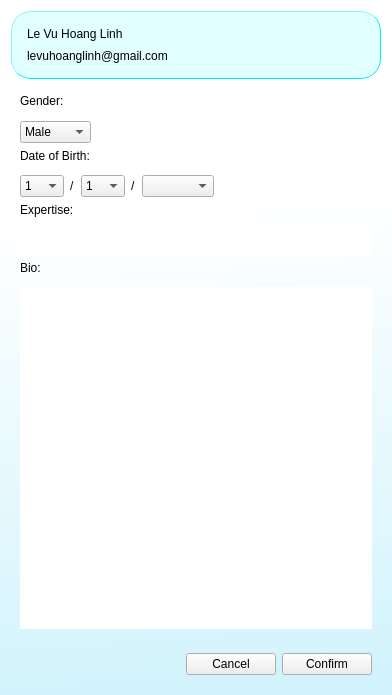
<?xml version="1.0" encoding="UTF-8"?>
<ui version="4.0">
 <class>edit_profile_window</class>
 <widget class="QDialog" name="edit_profile_window">
  <property name="geometry">
   <rect>
    <x>0</x>
    <y>0</y>
    <width>392</width>
    <height>695</height>
   </rect>
  </property>
  <property name="windowTitle">
   <string>Edit Profile</string>
  </property>
  <property name="styleSheet">
   <string notr="true">QDialog{
background-color: qlineargradient(spread:pad, x1:0.497537, y1:1, x2:0.468443, y2:0.301, stop:0 rgba(209, 243, 252, 255), stop:1 rgba(255, 255, 255, 255))
}</string>
  </property>
  <layout class="QVBoxLayout" name="verticalLayout">
   <item>
    <widget class="QFrame" name="header">
     <property name="maximumSize">
      <size>
       <width>16777215</width>
       <height>90</height>
      </size>
     </property>
     <property name="styleSheet">
      <string notr="true">QFrame{
border-style: outset;
border-radius: 20px;
border-color: rgb(0, 240, 255);
border-width: 0.5px;
padding: 1px;
background-color: rgba(102, 255, 255, 50)
}</string>
     </property>
     <property name="frameShape">
      <enum>QFrame::StyledPanel</enum>
     </property>
     <property name="frameShadow">
      <enum>QFrame::Raised</enum>
     </property>
     <layout class="QHBoxLayout" name="horizontalLayout">
      <item>
       <widget class="QFrame" name="basic_info">
        <property name="maximumSize">
         <size>
          <width>16777215</width>
          <height>90</height>
         </size>
        </property>
        <property name="styleSheet">
         <string notr="true">QFrame{
border: none;
background-color: rgba(0, 0, 0, 0)
}</string>
        </property>
        <property name="frameShape">
         <enum>QFrame::StyledPanel</enum>
        </property>
        <property name="frameShadow">
         <enum>QFrame::Raised</enum>
        </property>
        <layout class="QVBoxLayout" name="verticalLayout_2">
         <property name="spacing">
          <number>0</number>
         </property>
         <property name="leftMargin">
          <number>0</number>
         </property>
         <property name="topMargin">
          <number>0</number>
         </property>
         <property name="rightMargin">
          <number>0</number>
         </property>
         <property name="bottomMargin">
          <number>0</number>
         </property>
         <item alignment="Qt::AlignLeft">
          <widget class="QLabel" name="name_display">
           <property name="maximumSize">
            <size>
             <width>16777215</width>
             <height>30</height>
            </size>
           </property>
           <property name="styleSheet">
            <string notr="true">font: 20pt &quot;.AppleSystemUIFont&quot;;</string>
           </property>
           <property name="text">
            <string>Le Vu Hoang Linh</string>
           </property>
           <property name="alignment">
            <set>Qt::AlignLeading|Qt::AlignLeft|Qt::AlignTop</set>
           </property>
          </widget>
         </item>
         <item alignment="Qt::AlignLeft">
          <widget class="QLabel" name="email_display">
           <property name="maximumSize">
            <size>
             <width>16777215</width>
             <height>30</height>
            </size>
           </property>
           <property name="text">
            <string>levuhoanglinh@gmail.com</string>
           </property>
           <property name="alignment">
            <set>Qt::AlignLeading|Qt::AlignLeft|Qt::AlignTop</set>
           </property>
          </widget>
         </item>
        </layout>
       </widget>
      </item>
      <item>
       <widget class="QPushButton" name="logo">
        <property name="maximumSize">
         <size>
          <width>70</width>
          <height>16777215</height>
         </size>
        </property>
        <property name="sizeIncrement">
         <size>
          <width>4</width>
          <height>0</height>
         </size>
        </property>
        <property name="styleSheet">
         <string notr="true">QPushButton{
border: none
}</string>
        </property>
        <property name="text">
         <string/>
        </property>
        <property name="icon">
         <iconset>
          <normaloff>assets/icons/user.png</normaloff>assets/icons/user.png</iconset>
        </property>
        <property name="iconSize">
         <size>
          <width>64</width>
          <height>64</height>
         </size>
        </property>
       </widget>
      </item>
     </layout>
    </widget>
   </item>
   <item>
    <widget class="QFrame" name="body">
     <property name="styleSheet">
      <string notr="true">QFrame{
border: none
}</string>
     </property>
     <property name="frameShape">
      <enum>QFrame::StyledPanel</enum>
     </property>
     <property name="frameShadow">
      <enum>QFrame::Raised</enum>
     </property>
     <layout class="QVBoxLayout" name="verticalLayout_3">
      <item alignment="Qt::AlignLeft|Qt::AlignTop">
       <widget class="QLabel" name="gender_label">
        <property name="minimumSize">
         <size>
          <width>0</width>
          <height>21</height>
         </size>
        </property>
        <property name="maximumSize">
         <size>
          <width>16777215</width>
          <height>23</height>
         </size>
        </property>
        <property name="styleSheet">
         <string notr="true"/>
        </property>
        <property name="text">
         <string>Gender:</string>
        </property>
        <property name="alignment">
         <set>Qt::AlignLeading|Qt::AlignLeft|Qt::AlignTop</set>
        </property>
       </widget>
      </item>
      <item alignment="Qt::AlignLeft|Qt::AlignTop">
       <widget class="QComboBox" name="gender_edit">
        <item>
         <property name="text">
          <string>Male</string>
         </property>
        </item>
        <item>
         <property name="text">
          <string>Female</string>
         </property>
        </item>
        <item>
         <property name="text">
          <string>Others</string>
         </property>
        </item>
       </widget>
      </item>
      <item alignment="Qt::AlignLeft|Qt::AlignTop">
       <widget class="QLabel" name="dob_label">
        <property name="minimumSize">
         <size>
          <width>0</width>
          <height>20</height>
         </size>
        </property>
        <property name="maximumSize">
         <size>
          <width>16777215</width>
          <height>20</height>
         </size>
        </property>
        <property name="text">
         <string>Date of Birth:</string>
        </property>
        <property name="alignment">
         <set>Qt::AlignLeading|Qt::AlignLeft|Qt::AlignTop</set>
        </property>
       </widget>
      </item>
      <item alignment="Qt::AlignLeft|Qt::AlignTop">
       <widget class="QFrame" name="dob_edit">
        <property name="frameShape">
         <enum>QFrame::StyledPanel</enum>
        </property>
        <property name="frameShadow">
         <enum>QFrame::Raised</enum>
        </property>
        <layout class="QHBoxLayout" name="horizontalLayout_3">
         <property name="leftMargin">
          <number>0</number>
         </property>
         <property name="topMargin">
          <number>0</number>
         </property>
         <property name="rightMargin">
          <number>0</number>
         </property>
         <property name="bottomMargin">
          <number>0</number>
         </property>
         <item>
          <widget class="QComboBox" name="day_edit">
           <item>
            <property name="text">
             <string>1</string>
            </property>
           </item>
           <item>
            <property name="text">
             <string>2</string>
            </property>
           </item>
           <item>
            <property name="text">
             <string>3</string>
            </property>
           </item>
           <item>
            <property name="text">
             <string>4</string>
            </property>
           </item>
           <item>
            <property name="text">
             <string>5</string>
            </property>
           </item>
           <item>
            <property name="text">
             <string>6</string>
            </property>
           </item>
           <item>
            <property name="text">
             <string>7</string>
            </property>
           </item>
           <item>
            <property name="text">
             <string>8</string>
            </property>
           </item>
           <item>
            <property name="text">
             <string>9</string>
            </property>
           </item>
           <item>
            <property name="text">
             <string>10</string>
            </property>
           </item>
           <item>
            <property name="text">
             <string>11</string>
            </property>
           </item>
           <item>
            <property name="text">
             <string>12</string>
            </property>
           </item>
           <item>
            <property name="text">
             <string>13</string>
            </property>
           </item>
           <item>
            <property name="text">
             <string>14</string>
            </property>
           </item>
           <item>
            <property name="text">
             <string>15</string>
            </property>
           </item>
           <item>
            <property name="text">
             <string>16</string>
            </property>
           </item>
           <item>
            <property name="text">
             <string>17</string>
            </property>
           </item>
           <item>
            <property name="text">
             <string>18</string>
            </property>
           </item>
           <item>
            <property name="text">
             <string>19</string>
            </property>
           </item>
           <item>
            <property name="text">
             <string>20</string>
            </property>
           </item>
           <item>
            <property name="text">
             <string>21</string>
            </property>
           </item>
           <item>
            <property name="text">
             <string>22</string>
            </property>
           </item>
           <item>
            <property name="text">
             <string>23</string>
            </property>
           </item>
           <item>
            <property name="text">
             <string>24</string>
            </property>
           </item>
           <item>
            <property name="text">
             <string>25</string>
            </property>
           </item>
           <item>
            <property name="text">
             <string>26</string>
            </property>
           </item>
           <item>
            <property name="text">
             <string>27</string>
            </property>
           </item>
           <item>
            <property name="text">
             <string>28</string>
            </property>
           </item>
           <item>
            <property name="text">
             <string>29</string>
            </property>
           </item>
           <item>
            <property name="text">
             <string>30</string>
            </property>
           </item>
           <item>
            <property name="text">
             <string>31</string>
            </property>
           </item>
          </widget>
         </item>
         <item>
          <widget class="QLabel" name="spacing_1">
           <property name="text">
            <string>/</string>
           </property>
          </widget>
         </item>
         <item>
          <widget class="QComboBox" name="month_edit">
           <item>
            <property name="text">
             <string>1</string>
            </property>
           </item>
           <item>
            <property name="text">
             <string>2</string>
            </property>
           </item>
           <item>
            <property name="text">
             <string>3</string>
            </property>
           </item>
           <item>
            <property name="text">
             <string>4</string>
            </property>
           </item>
           <item>
            <property name="text">
             <string>5</string>
            </property>
           </item>
           <item>
            <property name="text">
             <string>6</string>
            </property>
           </item>
           <item>
            <property name="text">
             <string>7</string>
            </property>
           </item>
           <item>
            <property name="text">
             <string>8</string>
            </property>
           </item>
           <item>
            <property name="text">
             <string>9</string>
            </property>
           </item>
           <item>
            <property name="text">
             <string>10</string>
            </property>
           </item>
           <item>
            <property name="text">
             <string>11</string>
            </property>
           </item>
           <item>
            <property name="text">
             <string>12</string>
            </property>
           </item>
          </widget>
         </item>
         <item>
          <widget class="QLabel" name="spacing_2">
           <property name="text">
            <string>/</string>
           </property>
          </widget>
         </item>
         <item>
          <widget class="QComboBox" name="year_edit"/>
         </item>
        </layout>
       </widget>
      </item>
      <item alignment="Qt::AlignLeft|Qt::AlignTop">
       <widget class="QLabel" name="expertise_label">
        <property name="minimumSize">
         <size>
          <width>0</width>
          <height>20</height>
         </size>
        </property>
        <property name="maximumSize">
         <size>
          <width>16777215</width>
          <height>20</height>
         </size>
        </property>
        <property name="text">
         <string>Expertise:</string>
        </property>
        <property name="alignment">
         <set>Qt::AlignLeading|Qt::AlignLeft|Qt::AlignTop</set>
        </property>
       </widget>
      </item>
      <item>
       <widget class="QPlainTextEdit" name="expertise_edit">
        <property name="minimumSize">
         <size>
          <width>0</width>
          <height>23</height>
         </size>
        </property>
        <property name="maximumSize">
         <size>
          <width>16777215</width>
          <height>26</height>
         </size>
        </property>
        <property name="styleSheet">
         <string notr="true">border-color: rgb(0, 0, 0);</string>
        </property>
        <property name="backgroundVisible">
         <bool>false</bool>
        </property>
       </widget>
      </item>
      <item>
       <widget class="QLabel" name="bio_label">
        <property name="minimumSize">
         <size>
          <width>0</width>
          <height>20</height>
         </size>
        </property>
        <property name="maximumSize">
         <size>
          <width>16777215</width>
          <height>20</height>
         </size>
        </property>
        <property name="text">
         <string>Bio:</string>
        </property>
        <property name="alignment">
         <set>Qt::AlignLeading|Qt::AlignLeft|Qt::AlignTop</set>
        </property>
       </widget>
      </item>
      <item>
       <widget class="QPlainTextEdit" name="bio_edit">
        <property name="backgroundVisible">
         <bool>false</bool>
        </property>
        <property name="centerOnScroll">
         <bool>true</bool>
        </property>
       </widget>
      </item>
     </layout>
    </widget>
   </item>
   <item alignment="Qt::AlignRight">
    <widget class="QFrame" name="buttons">
     <property name="styleSheet">
      <string notr="true">QFrame{
border: none
}</string>
     </property>
     <property name="frameShape">
      <enum>QFrame::StyledPanel</enum>
     </property>
     <property name="frameShadow">
      <enum>QFrame::Raised</enum>
     </property>
     <layout class="QHBoxLayout" name="horizontalLayout_2">
      <item>
       <widget class="QPushButton" name="cancel_button">
        <property name="minimumSize">
         <size>
          <width>90</width>
          <height>0</height>
         </size>
        </property>
        <property name="maximumSize">
         <size>
          <width>100</width>
          <height>16777215</height>
         </size>
        </property>
        <property name="cursor">
         <cursorShape>PointingHandCursor</cursorShape>
        </property>
        <property name="text">
         <string>Cancel</string>
        </property>
       </widget>
      </item>
      <item>
       <widget class="QPushButton" name="confirm_button">
        <property name="minimumSize">
         <size>
          <width>90</width>
          <height>0</height>
         </size>
        </property>
        <property name="maximumSize">
         <size>
          <width>100</width>
          <height>16777215</height>
         </size>
        </property>
        <property name="cursor">
         <cursorShape>PointingHandCursor</cursorShape>
        </property>
        <property name="styleSheet">
         <string notr="true"/>
        </property>
        <property name="text">
         <string>Confirm</string>
        </property>
       </widget>
      </item>
     </layout>
    </widget>
   </item>
  </layout>
 </widget>
 <resources/>
 <connections/>
</ui>
